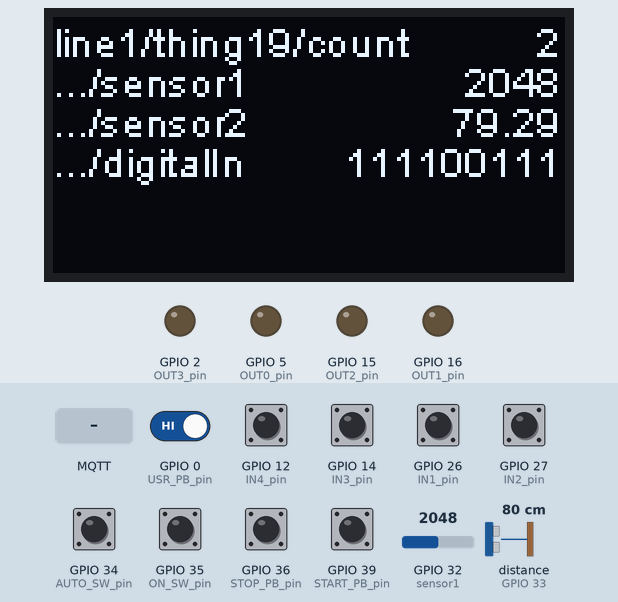
Bench run of a sketch on a simulated ESP32. Shown: 128×64 one-colour display, output pins drawn as LEDs (lit = HIGH). Wiring (inferred from the names in the program): ultrasonic range finder: trigger GPIO 25; echo GPIO 33. Inputs (shaded band) come from the test bench; at power-on: GPIO 0 (USR_PB_pin), GPIO 12 (IN4_pin), GPIO 14 (IN3_pin), GPIO 26 (IN1_pin), GPIO 27 (IN2_pin), GPIO 34 (AUTO_SW_pin), GPIO 35 (ON_SW_pin) HIGH, GPIO 36 (STOP_PB_pin), GPIO 39 (START_PB_pin) LOW, distance to the obstacle (sensor on GPIO 33) 80 cm, GPIO 32 (sensor1) = 2048. The echo pulse lasts 58.3 µs per cm; WiFi joins after 1.5 s; servers stay silent unless stated; no MQTT or app messages arrive unless stated; pins used as bus, display or sensor lines are not drawn; what the sketch prints to the serial monitor is not drawn.

Above: at 4.7 s.
4.8 s: MQTT message "True" arrives on the first subscribed topic
At 5.5 s:
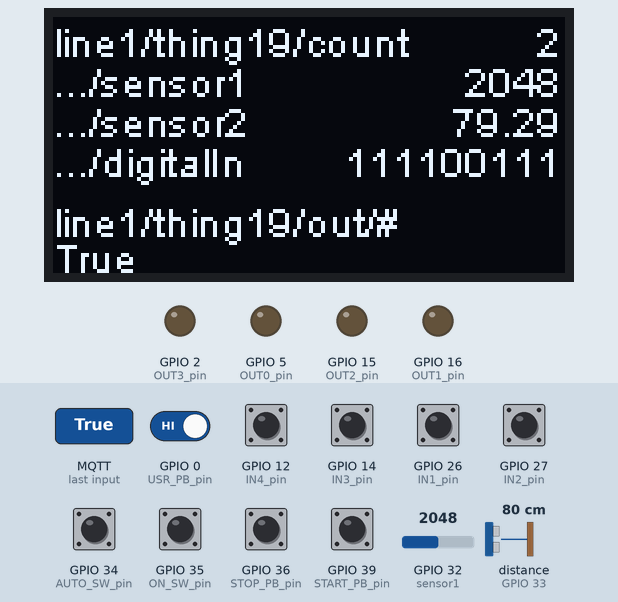
8.8 s: distance to the obstacle (sensor on GPIO 33) set to 2 cm
At 10.5 s:
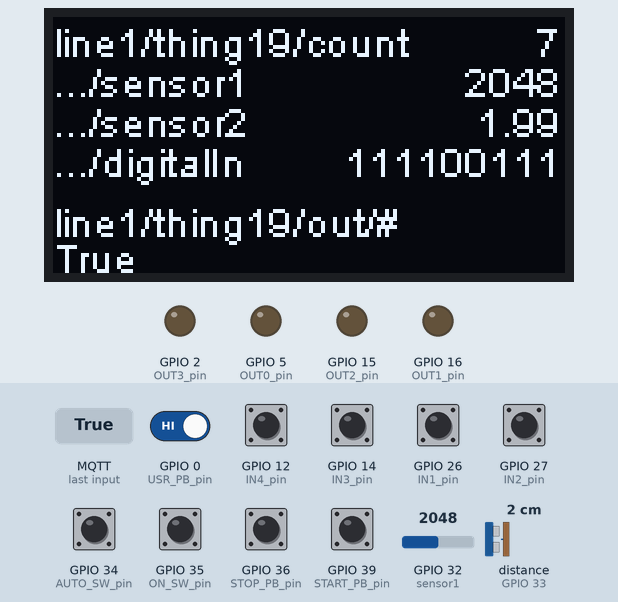
12.2 s: GPIO 32 (sensor1) set to 2866
At 13.4 s:
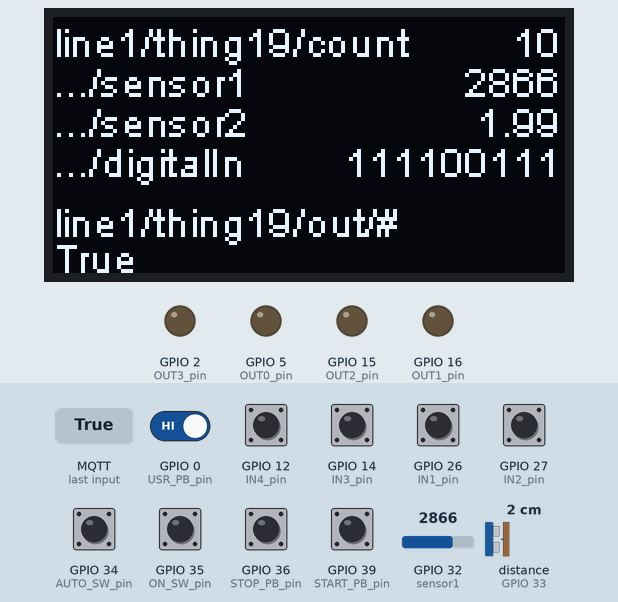
15.2 s: GPIO 0 (USR_PB_pin) driven LOW
At 16.5 s:
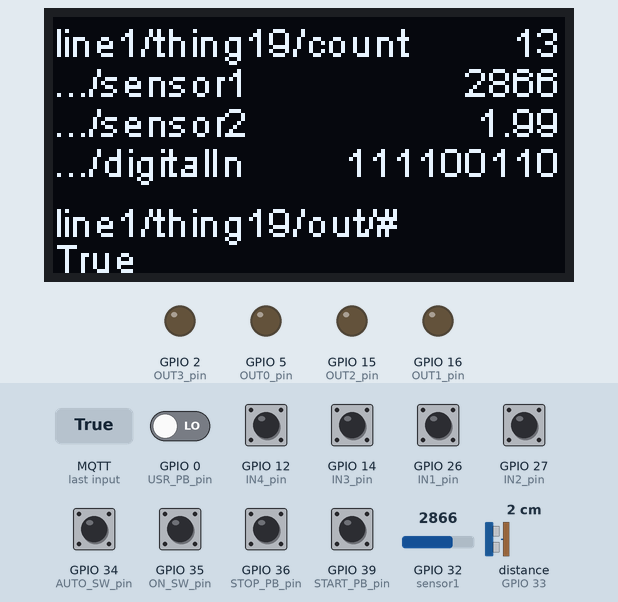
17.2 s: GPIO 12 (IN4_pin) pulled LOW for 0.15 s
At 17.28 s:
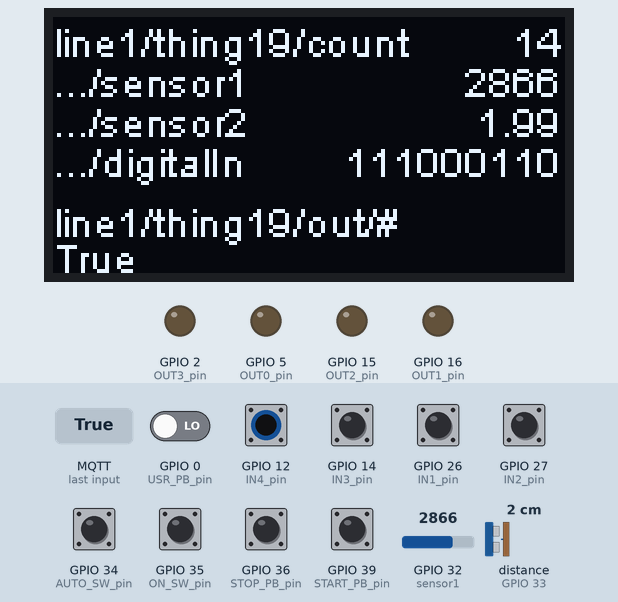
18.8 s: GPIO 14 (IN3_pin) pulled LOW for 0.15 s
At 18.87 s:
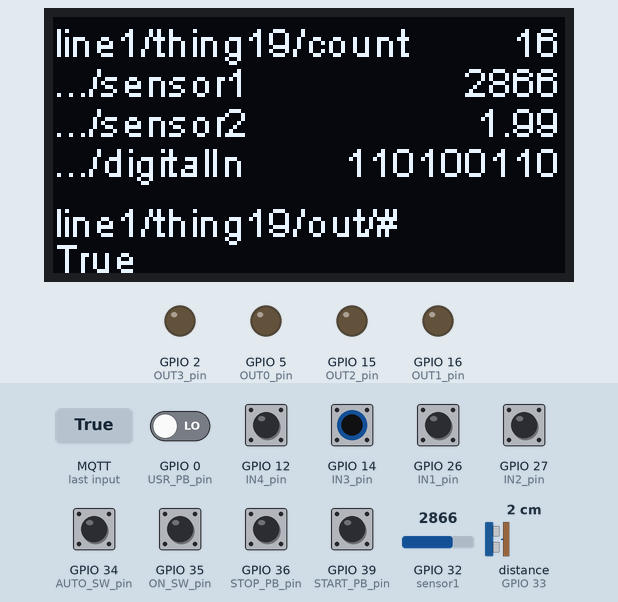
Timing chart, 0 to 21.4 s (numbered marks = the images above; inputs shaded):
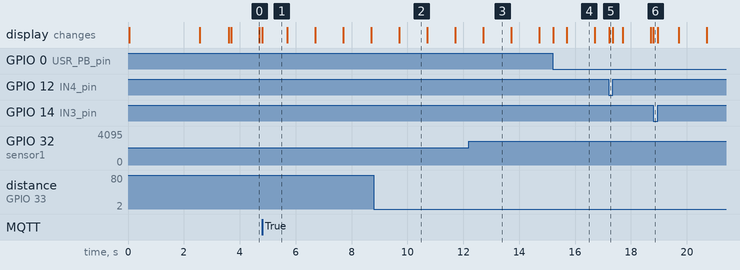

Measured:
- after the input at 4.8 s, the display: changes at once (image 1)
- what the display in image 2 shows lasts 1.0 s, from 9.7 s to 10.7 s

The sketch:

ESP32CodeWifi.ino
```cpp
/*Rui Santos - Complete project details at https://randomnerdtutorials.com Updated by Neiro Cabrera*/
#include <WiFi.h>
#include <PubSubClient.h>  //By Nick O'Leary see:https://github.com/knolleary/pubsubclient and http://www.steves-internet-guide.com/using-arduino-pubsub-mqtt-client/
#include <Wire.h>
#include "SSD1306Wire.h"  //By ThingPulse see:https://github.com/ThingPulse/esp8266-oled-ssd1306
#include <Stepper.h>      //Default Arduino library

#ifdef __cplusplus
extern "C" {
#endif
  uint8_t temprature_sens_read();
#ifdef __cplusplus
}
#endif
uint8_t temprature_sens_read();

//Inputs
#define IN1_pin 26
#define IN2_pin 27
#define IN3_pin 14
#define IN4_pin 12
#define EXTRA_IO_pin 13
#define sensor1 A4

//Ultrasonic Sensor
#define TRIG_pin 25
#define ECHO_pin 33

//Potentiometer
#define POTENTIOMETER_pin 33

//Input Pins for Pushbuttons and Switches
#define ON_SW_pin 35
#define AUTO_SW_pin 34
#define START_PB_pin 39
#define STOP_PB_pin 36
#define USR_PB_pin 0

//Output Pins
#define OUT0_pin 5
#define OUT1_pin 16
#define OUT2_pin 15
#define OUT3_pin 2

//Stepper Motor Pins
#define STEPPER_pin1 4
#define STEPPER_pin2 18
#define STEPPER_pin3 17
#define STEPPER_pin4 19

//Display Pins
#define OLED_SDA_pin 22  //OLED SDA of ESP32
#define OLED_SCL_pin 21  //OLED SCL of ESP32
#define OLED_RST 16      //Optional, TTGO board contains OLED_RST connected to pin 16 of ESP32
#define OLED_ADDR 0x3c
SSD1306Wire display(OLED_ADDR, OLED_SDA_pin, OLED_SCL_pin);

// Replace the next variables with your SSID/Password combination
const char* ssid = "IT4Project";
const char* password = "IOT12345";
const char* mqtt_server = "192.168.10.94";  //Right IP as long as Laptop is connected to Router at School
const char* client_name = "line1/thing19";  //Each client needs to be different for one broker
const int stepsPerRevolution = 2048;  // change this to fit the number of steps per revolution

// initialize the stepper library
Stepper myStepper(stepsPerRevolution, STEPPER_pin1, STEPPER_pin2, STEPPER_pin3, STEPPER_pin4);
//Stepper myStepper(200, STEPPER_pin1, STEPPER_pin2, STEPPER_pin3, STEPPER_pin4);

//Initialize Namespace
char client_topic[50];
//char client_temperature[50];
char client_potentiometer[50];
char client_count[50];
char client_sensor1[50];
char client_sensor2[50];
char client_digitalIn[50];
char client_message[50];
char client_out1[50];
char client_out2[50];
char client_out3[50];
char client_out4[50];
char client_stepperStep[50];
char client_stepperSpeed[50];
char client_subscribe_all[50];

WiFiClient esp32Client;
PubSubClient client(esp32Client);

int speed = 5;

long lastMsg = 0;

char msg[50];
int value = 0;

int sensorValue = 0;
int sensorValueOld = -1;
String mes = "0";
String meas = "0";

float duration_us, distance_cm, distance_cm_old = -1;
int temprature = 0;
int old_temprature = -1;
int potentiometer = 0;
int old_potentiometer = -1;

String inputsNew = "test";
String inputsOld = "test2";

void setup() {
  //set pins
  pinMode(IN1_pin, INPUT_PULLUP);
  pinMode(IN2_pin, INPUT_PULLUP);
  pinMode(IN3_pin, INPUT_PULLUP);
  pinMode(IN4_pin, INPUT_PULLUP);
  pinMode(EXTRA_IO_pin, INPUT);
  pinMode(TRIG_pin, OUTPUT);
  pinMode(ECHO_pin, INPUT);
  pinMode(POTENTIOMETER_pin, INPUT);
  pinMode(ON_SW_pin, INPUT_PULLUP);
  pinMode(AUTO_SW_pin, INPUT_PULLUP);
  pinMode(START_PB_pin, INPUT);
  pinMode(STOP_PB_pin, INPUT);
  pinMode(USR_PB_pin, INPUT);

  pinMode(OUT0_pin, OUTPUT);
  pinMode(OUT1_pin, OUTPUT);
  pinMode(OUT2_pin, OUTPUT);
  pinMode(OUT3_pin, OUTPUT);

  Serial.begin(115200);
  setup_wifi();
  client.setServer(mqtt_server, 1883);
  client.setCallback(callback);

  //Declare fount for OLED
  display.setFont(ArialMT_Plain_10);

  //setup namespace
  //sprintf(client_temperature, "%s/temp", client_name);
  sprintf(client_potentiometer, "%s/in/pot", client_name);
  sprintf(client_count, "%s/count", client_name);
  sprintf(client_sensor1, "%s/in/sensor1", client_name);
  sprintf(client_sensor2, "%s/in/sensor2", client_name);
  sprintf(client_message, "%s/out/message", client_name);
  sprintf(client_out1, "%s/out/out1", client_name);
  sprintf(client_out2, "%s/out/out2", client_name);
  sprintf(client_out3, "%s/out/out3", client_name);
  sprintf(client_out4, "%s/out/out4", client_name);
  sprintf(client_stepperStep, "%s/out/stepperStep", client_name);
  sprintf(client_stepperSpeed, "%s/out/stepperSpeed", client_name);
  sprintf(client_digitalIn, "%s/in/digitalIn", client_name);
  sprintf(client_subscribe_all, "%s/out/#", client_name);
}

void setup_wifi() {
  delay(10);
  display.init();
  display.setFont(ArialMT_Plain_16);
  display.drawString(0, 0, String(client_name));
  display.drawString(0, 16, "Connecting to...");
  display.drawString(0, 32, String(ssid));
  display.display();
  Serial.println();
  Serial.print("Connecting to ");
  Serial.println(ssid);

  //IMPORTANT
  IPAddress staticIP(192, 168, 10, 119); //NOTE: CHANGE THIS FOR EVERY DEVICE!
  IPAddress gateway(192, 168, 10, 1);
  IPAddress subnet(255, 255, 255, 0);
  //IMPORTANT

  WiFi.config(staticIP, gateway, subnet);

  WiFi.begin(ssid, password);
  while (WiFi.status() != WL_CONNECTED) {
    delay(500);
    Serial.print(".");
  }
  delay(1000);
  display.init();
  display.drawString(0, 0, "Wifi Connected!");
  display.drawString(0, 16, "Local IP address:");
  display.drawString(0, 32, WiFi.localIP().toString().c_str());
  display.display();
  Serial.println("");
  Serial.println("WiFi connected");
  Serial.println("IP address: ");
  Serial.println(WiFi.localIP());
  delay(1000);
}

//This function reads subscritptions
void callback(char* topic, byte* message, unsigned int length) {
  Serial.println("Message arrived!!!");
  //Serial.print(client_message);

  Serial.print(topic);
  Serial.print(": ");
  String messageTemp;
  for (int i = 0; i < length; i++) {
    Serial.print((char)message[i]);
    messageTemp += (char)message[i];
  }
  Serial.println();

  display.setColor(BLACK);
  display.fillRect(0, 45, 127, 64);
  display.setColor(WHITE);  //clear display area
  //display.drawString(0, 45, client_message);
  display.drawString(0, 45, topic);
  display.drawString(0, 54, messageTemp);
  display.display();
  // Feel free to add more if statements to control more GPIOs with MQTT
  // If a message is received on the topic esp32/output, you check if the message is either "on" or "off".
  // Changes the output state according to the message
  /*if (String(topic) == "client_topic/message") { //Subscribed to hello/sensor
    Serial.print("Recieving Data...");
    delay(500);
    if(messageTemp){ //Syntax if I wanna do something when a message appears
    }
    else{
    }
    }*/
if (String(topic) == client_stepperSpeed) speed=messageTemp.toInt();
if (String(topic) == client_stepperStep) {
    //set outputs because stepper motor heats up in idle
    pinMode(STEPPER_pin1, OUTPUT);
    pinMode(STEPPER_pin2, OUTPUT);
    pinMode(STEPPER_pin3, OUTPUT);
    pinMode(STEPPER_pin4, OUTPUT);
        int step = messageTemp.toInt();
    Serial.println(step);
    //int sensorReading = analogRead(A4);
    // map it to a range from 0 to 100:
    //int motorSpeed = map(sensorReading, 0, 4095, 0, 30);
    //myStepper.setSpeed(motorSpeed);
    myStepper.setSpeed(speed);
    myStepper.step(step);
    //turn off outputs because stepper motor heats up in idle
    pinMode(STEPPER_pin1, INPUT_PULLUP);
    pinMode(STEPPER_pin2, INPUT_PULLUP);
    pinMode(STEPPER_pin3, INPUT_PULLUP);
    pinMode(STEPPER_pin4, INPUT_PULLUP);
}
  if (messageTemp == "True" || messageTemp == "1") {
    messageTemp = "1";
  } else if (messageTemp == "False" || messageTemp == "0") {
    messageTemp = "0";
  }
  if (String(topic) == client_out1) {
    digitalWrite(OUT0_pin, messageTemp.toInt());
  }
  if (String(topic) == client_out2) {
    digitalWrite(OUT1_pin, messageTemp.toInt());
  }
  if (String(topic) == client_out3) {
    digitalWrite(OUT2_pin, messageTemp.toInt());
  }
  if (String(topic) == client_out4) {
    digitalWrite(OUT3_pin, messageTemp.toInt());
  }
}

void reconnect() {
  display.init();                                   //clear display when connected
  while (!client.connected()) {                     // Loop until reconnected
    Serial.print("Attempting MQTT connection...");  // Attempt to connect
    display.setFont(ArialMT_Plain_16);
    display.drawString(0, 0, "Attempting MQTT");
    display.drawString(0, 16, "connection with:");
    display.drawString(0, 32, String(mqtt_server));
    display.display();
    if (client.connect(client_name)) {  //Client Name must be unique for every device in the network
      Serial.println("connected");
      display.drawString(0, 48, "Reconnected!!!");
      display.display();
      // Subscribe
      client.publish(client_message, "Reconnected!");
      //client.subscribe(client_message);
      client.subscribe(client_subscribe_all);  //read all /out/#

    } else {
      Serial.print("failed, rc=");
      display.drawString(0, 48, "Failed! Retrying...");
      display.display();
      Serial.print(client.state());
      Serial.println(" try again in 5 seconds");  // Wait 5 seconds before retrying
      delay(5000);
      display.init();  //clear display
    }
  }
  display.init();  //clear display when connected
  display.setFont(ArialMT_Plain_10);
}

void loop() {
  String message = "0";
  if (!client.connected()) {
    reconnect();
  }
  client.loop();

  long now = millis();
  if (now - lastMsg > 1000) {

    //display.drawString(0, 0, client_topic);  //print topic if desired
    //Serial.println(client_topic); //print topic if desired
    /*
    //temprature
    temprature = temprature_sens_read();  // Convert raw temperature in F to Celsius degrees(temprature_sens_read() - 32) / 1.8;
    if (old_temprature != temprature) {
      message = String(old_temprature);  //
      display.setColor(BLACK);
      display.drawString(80, 0, message);
      display.setColor(WHITE);  //clear old display value
      message = String(temprature);
      client.publish(client_temperature, (char*)message.c_str());
      //display.drawString(0, 0, client_temperature); display.setTextAlignment(TEXT_ALIGN_RIGHT); display.drawString(80, 0, message); display.setTextAlignment(TEXT_ALIGN_LEFT);
      display.drawString(0, 0, client_temperature);
      display.drawString(80, 0, message);
      Serial.print(client_temperature);
      Serial.print(": ");
      Serial.print(message);
      Serial.println(" F");
      old_temprature = temprature;
    }
*/

    //count
    message = value;
    display.setColor(BLACK);
    display.setTextAlignment(TEXT_ALIGN_RIGHT);
    display.drawString(127, 0, message);
    display.setColor(WHITE);  //clear old display value
    lastMsg = now;
    ++value;
    message = value;
    client.publish(client_count, (char*)message.c_str());
    display.setTextAlignment(TEXT_ALIGN_LEFT);
    display.drawString(0, 0, client_count);
    display.setTextAlignment(TEXT_ALIGN_RIGHT);
    display.drawString(127, 0, message);
    Serial.print(client_count);
    Serial.print(": ");
    Serial.println(message);

    //sensor1 potentiometer
    sensorValue = analogRead(sensor1);
    if (sensorValueOld != sensorValue) {
      message = String(sensorValueOld);
      display.setColor(BLACK);
      display.setTextAlignment(TEXT_ALIGN_RIGHT);
      display.drawString(127, 10, message);
      display.setColor(WHITE);  //clear old display value
      message = String(sensorValue);
      client.publish(client_sensor1, (char*)message.c_str());
      display.setTextAlignment(TEXT_ALIGN_LEFT);
      //display.drawString(0, 10, client_sensor1);
      display.drawString(0, 10, ".../sensor1");
      display.setTextAlignment(TEXT_ALIGN_RIGHT);
      display.drawString(127, 10, message);
      Serial.print(client_sensor1);
      Serial.print(": ");
      Serial.println(message);
      sensorValueOld = sensorValue;
    }

    //sensor2 ultrasonic sensor
    digitalWrite(TRIG_pin, HIGH);
    delayMicroseconds(10);
    digitalWrite(TRIG_pin, LOW);
    duration_us = pulseIn(ECHO_pin, HIGH);
    distance_cm = 0.017 * duration_us;
    if (distance_cm_old != distance_cm) {
      message = String(distance_cm_old);
      display.setColor(BLACK);
      display.setTextAlignment(TEXT_ALIGN_RIGHT);
      display.drawString(127, 20, message);
      display.setColor(WHITE);  //clear old display value
      message = String(distance_cm);
      client.publish(client_sensor2, (char*)message.c_str());
      display.setTextAlignment(TEXT_ALIGN_LEFT);
      //display.drawString(0, 20, client_sensor2);
      display.drawString(0, 20, ".../sensor2");
      display.setTextAlignment(TEXT_ALIGN_RIGHT);
      display.drawString(127, 20, message);
      Serial.print(client_sensor1);
      Serial.print(": ");
      Serial.println(message);
      distance_cm_old = distance_cm;
    }
    display.display();
  }

  //read Input Pin
  inputsNew = digitalRead(IN1_pin);
  inputsNew += digitalRead(IN2_pin);
  inputsNew += digitalRead(IN3_pin);
  inputsNew += digitalRead(IN4_pin);
  inputsNew += digitalRead(START_PB_pin);
  inputsNew += digitalRead(STOP_PB_pin);
  inputsNew += digitalRead(ON_SW_pin);
  inputsNew += digitalRead(AUTO_SW_pin);
  inputsNew += digitalRead(USR_PB_pin);

  if (inputsOld != inputsNew) {
    message = String(inputsOld);
    display.setColor(BLACK);
    //display.setTextAlignment(TEXT_ALIGN_LEFT);
    display.setTextAlignment(TEXT_ALIGN_RIGHT);
    display.drawString(127, 30, message);
    display.setColor(WHITE);  //clear old display value
    message = String(inputsNew);
    client.publish(client_digitalIn, (char*)message.c_str());
    display.setTextAlignment(TEXT_ALIGN_LEFT);
    //display.drawString(0, 30, client_digitalIn);
    display.drawString(0, 30, ".../digitalIn");
    display.setTextAlignment(TEXT_ALIGN_RIGHT);
    display.drawString(127, 30, message);
    Serial.print(client_digitalIn);
    Serial.print(": ");
    Serial.println(message);
    inputsOld = inputsNew;
    display.display();
  }
  display.setTextAlignment(TEXT_ALIGN_LEFT);
}
```
